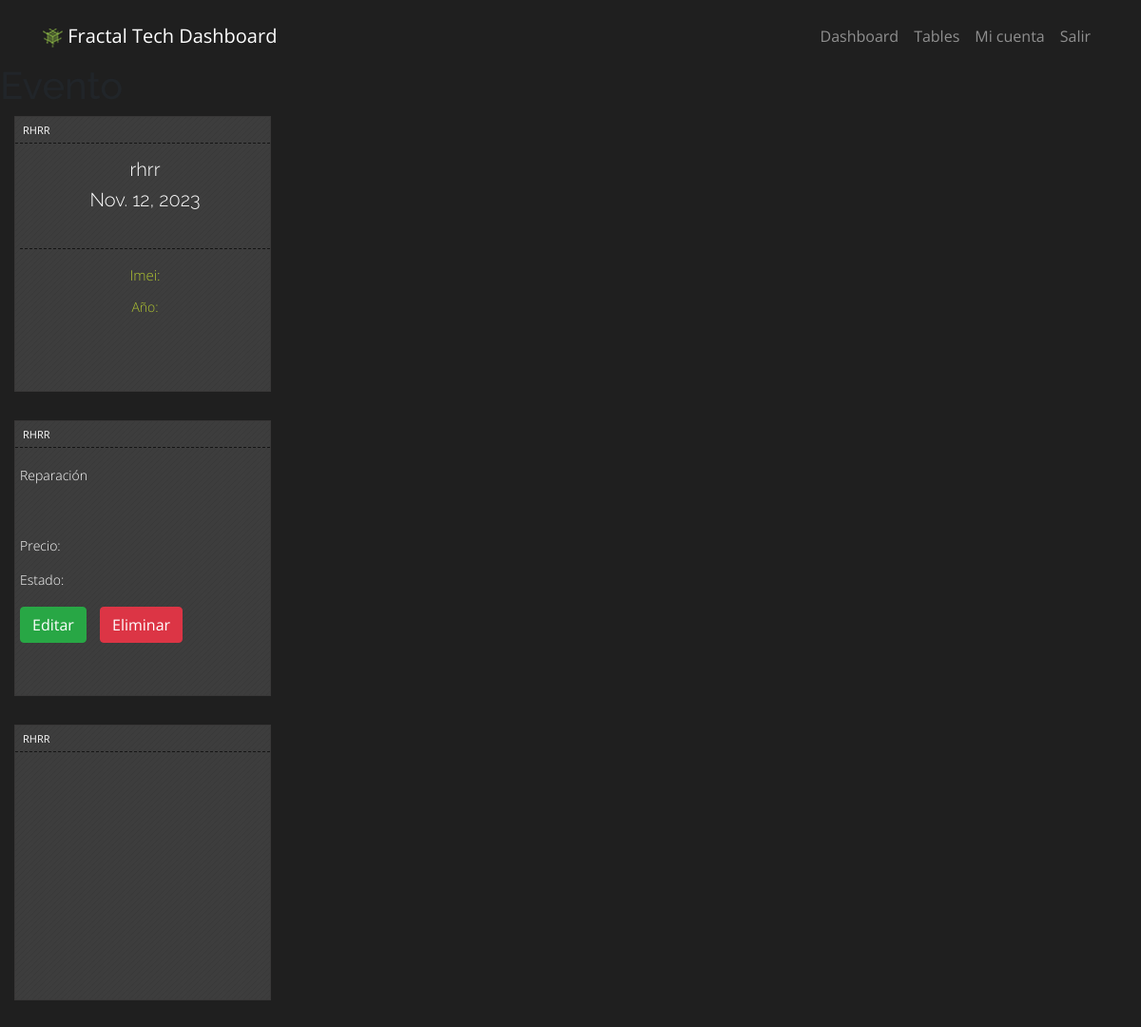
/agenda/detalle_evento/1/ (signed in), run on the app's committed database.
### agenda/models.py (models this page shows, shortened)
class Evento(models.Model):
    TIPOS_DE_EVENTO = (
        ('Reparacion', 'Reparación'),
        ('Inventario', 'Inventario'),
        ('ReunionPersonal', 'Reunión de Personal'),
    )
    tipo_evento = models.CharField(max_length=15, choices=TIPOS_DE_EVENTO)
    telefono = models.ForeignKey(Reparacion, on_delete=models.SET_NULL, null=True, blank=True)
    titulo = models.CharField(max_length=100)
    descripcion = models.TextField(max_length=100)
    fecha_inicio = models.DateField(default=timezone.now)
    fecha_termino = models.DateField(null=True, blank=True)
    hora_inicio = models.TimeField(auto_now=False, auto_now_add=False,default=timezone.now, null= True, blank=True)
    hora_termino= models.TimeField(auto_now=False, auto_now_add=False,default=0, null= True, blank=True)
    estado_reparacion = models.CharField(max_length=40, null=True, blank=True)
    activo = models.BooleanField(default=True)

### agenda/views.py (the view)
# urls.py: path('detalle_evento/<int:pk>/', EventoDetailView.as_view(), name='detalle_evento'),
class EventoDetailView(LoginRequiredMixin,PermissionRequiredMixin,DetailView):
    model = Evento
    template_name = 'detalle_evento.html'
    context_object_name = 'evento'
    login_url = 'login'  # URL de inicio de sesión
    redirect_field_name = 'next'  # Nombre del campo de redireccionamiento  agenda.change_evento
    permission_required = 'agenda.view_evento'
    raise_exception = True

### agenda/templates/detalle_evento.html (shortened to what this page needs)
{% extends 'base.html' %}
{% block content %}
    <h1>Evento</h1>
        <div class="col-sm-3 col-lg-3">
        <div class="dash-unit">
            <dtitle>{{ evento.titulo }}</dtitle>
            <hr>
            <h1> {{ evento.titulo }}</p>
            <h1>{{ evento.fecha_inicio }}</p>
            {% if evento.telefono %}
            <h1>{{ telefono.nombreCliente}} {{ telefono.appCliente }} {{ telefono.apm}}</p>
            <hr>
            <h3>Imei: {{ telefono.IMEI}}</p>
            <p>Año: {{telefono.año}}</p>
            </div>
                </div>
                <div class="col-sm-3 col-lg-3">
                    <div class="dash-unit">
                        <dtitle>{{ evento.titulo }}</dtitle>
                        <hr>
                        <p>{{ evento.get_tipo_evento_display }}</p>
                        <h3>{{ telefono.modelo }}</h3>
                        <p>{{ telefono.tipo_de_reparacion }}</p>
                        <p>Precio: {{ telefono.precio }}</p>
                        <p>Estado:{{telefono.status}}</p>
                            <div atyle="display: flex;">
                                <a href="{% url 'EventoEditar' pk=evento.id %}" class= "btn btn-success" type="button" style="flex: 1; margin: 5px;">Editar</a>
                                <a href = "#"class="btn btn-danger" type="submit" style="flex: 1; margin: 5px;">Eliminar</a>
                            </div>
                        </div>
                    </div>
            <div class="col-sm-3 col-lg-3">
                <div class="dash-unit">
                    <dtitle>{{ evento.titulo }}</dtitle>
                    <hr>
                    <h3></p>
                    <h3> </p>
                    <p></p>
                    <h3></h3>
                    <p></p>
                    <p></p>
                    <p></p>
                    </div>
                </div>
            {% else %}
            <p>No hay información sobre el teléfono asociado a este evento.</p>
            {% endif %}
{% endblock %}

### static/css/main.css (style rules this page uses)
h1 { font-family: 'Raleway', sans-serif; }
h3,h4 , h5 { font-family: 'Open Sans', sans-serif; font-weight:lighter; }
h3 { font-size:46px; color:#b2c831 }
.dash-unit { margin-bottom: 30px; padding-bottom:10px; border: 1px solid #383737; background-image:url('../images/sep-half.png'); background-color: #3d3d3d; color:white; height:290px; }
.dash-unit dtitle { font-size:11px; text-transform:uppercase; color:#ffffff; margin:8px; padding:0px; height:inherit }
.dash-unit hr { border: 0; border-top: 1px solid #151515; border-top-style: dashed; margin-top:3px; }
.dash-unit h1 { font-family: 'Raleway', sans-serif; font-weight:300; font-size: 20px; line-height: 2px; letter-spacing: 0px; color: #ffffff; padding-top:10px; padding-left:5px; margin-top:2px; text-align:center; }
.dash-unit h3 { font-weight:300; font-size: 15px; line-height: 2px; letter-spacing: 0px; color: #b2c831; padding-top:10px; padding-left:5px; margin-top:2px; text-align:center; }
.dash-unit p { font-size: 14px; font-weight: 200; line-height: 16px; color: inherit; margin: 0 0 10px; padding:5px; }
a { color: #b2c831; text-decoration: none; }

### templates/base.html (style rules this page uses)
body { padding-top: 10px; }

### data on the page
Evento: titulo "RHRR", titulo "rhrr", fecha_inicio "Nov. 12, 2023", tipo_evento "Reparación"
